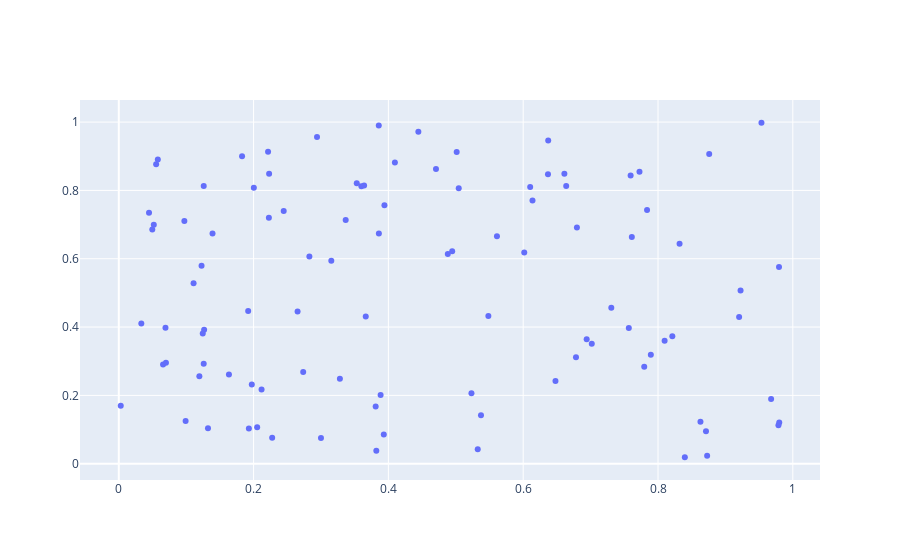

The notebook cell saved with this chart:
### Code cell
data = [trace]
iplot(data)
